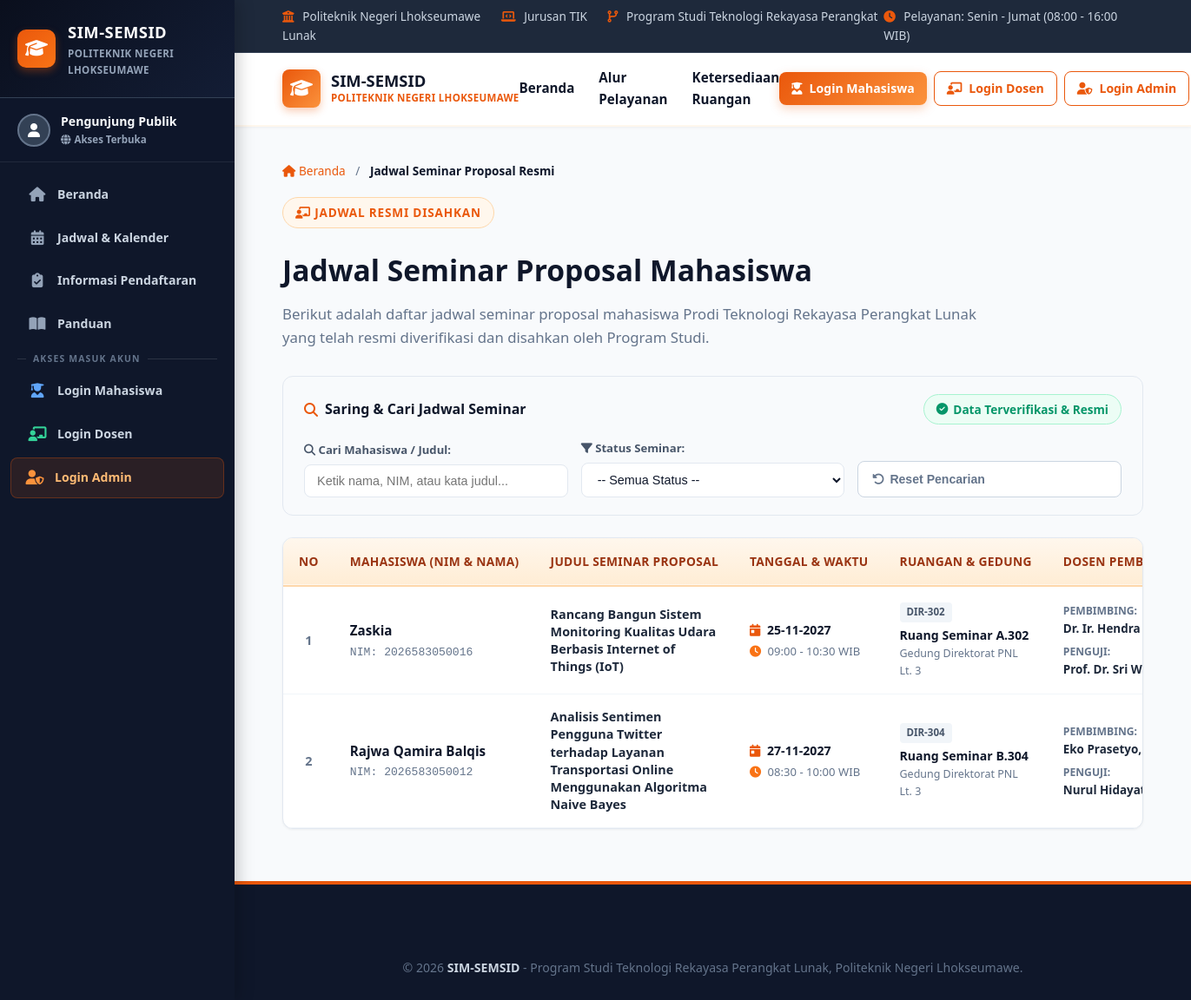
The page /jadwal_seminar.php on the database its author committed.
### tables this page shows
CREATE TABLE `pendaftaran_seminar_sidang` (
  `id` int(11) NOT NULL AUTO_INCREMENT,
  `mahasiswa_id` int(11) NOT NULL,
  `jenis` enum('Seminar Proposal','Sidang Akhir Skripsi') NOT NULL,
  `kategori` enum('seminar','sidang') NOT NULL,
  `judul` varchar(255) NOT NULL,
  `dosen_pembimbing_id` int(11) NOT NULL,
  `dosen_penguji_id` int(11) NOT NULL,
  `ruangan_id` int(11) DEFAULT NULL,
  `tanggal` date DEFAULT NULL,
  `jam_mulai` time DEFAULT NULL,
  `jam_selesai` time DEFAULT NULL,
  `status` enum('Menunggu Verifikasi','Terjadwal','Sedang Berlangsung','Selesai','Ditolak') NOT NULL DEFAULT 'Menunggu Verifikasi',
  `berkas_dokumen` varchar(255) DEFAULT NULL,
  `catatan` text DEFAULT NULL,
  `created_at` timestamp NOT NULL DEFAULT current_timestamp(),
  `updated_at` timestamp NOT NULL DEFAULT current_timestamp() ON UPDATE current_timestamp(),
  PRIMARY KEY (`id`),
  KEY `fk_pendaftaran_mhs` (`mahasiswa_id`),
  KEY `fk_pendaftaran_pembimbing` (`dosen_pembimbing_id`),
  KEY `fk_pendaftaran_penguji` (`dosen_penguji_id`),
  KEY `fk_pendaftaran_ruangan` (`ruangan_id`),
  CONSTRAINT `fk_pendaftaran_mhs` FOREIGN KEY (`mahasiswa_id`) REFERENCES `mahasiswa` (`id`) ON DELETE CASCADE,
  CONSTRAINT `fk_pendaftaran_pembimbing` FOREIGN KEY (`dosen_pembimbing_id`) REFERENCES `dosen` (`id`),
  CONSTRAINT `fk_pendaftaran_penguji` FOREIGN KEY (`dosen_penguji_id`) REFERENCES `dosen` (`id`),
  CONSTRAINT `fk_pendaftaran_ruangan` FOREIGN KEY (`ruangan_id`) REFERENCES `ruangan` (`id`) ON DELETE SET NULL
);

CREATE TABLE `mahasiswa` (
  `id` int(11) NOT NULL AUTO_INCREMENT,
  `nim` varchar(25) NOT NULL,
  `nama` varchar(100) NOT NULL,
  `tanggal_lahir` date DEFAULT NULL,
  `password` varchar(255) NOT NULL,
  `is_password_changed` tinyint(1) DEFAULT 0,
  `program_studi` varchar(100) DEFAULT 'Teknologi Rekayasa Perangkat Lunak',
  `email` varchar(100) DEFAULT NULL,
  `no_hp` varchar(20) DEFAULT NULL,
  `created_at` timestamp NOT NULL DEFAULT current_timestamp(),
  PRIMARY KEY (`id`),
  UNIQUE KEY `nim` (`nim`)
);

CREATE TABLE `ruangan` (
  `id` int(11) NOT NULL AUTO_INCREMENT,
  `kode_ruangan` varchar(30) NOT NULL,
  `nama_ruangan` varchar(100) NOT NULL,
  `gedung` varchar(100) NOT NULL,
  `kapasitas` int(11) NOT NULL DEFAULT 30,
  `fasilitas` text DEFAULT NULL,
  `status` enum('Tersedia','Sedang Digunakan','Sudah Dipesan') NOT NULL DEFAULT 'Tersedia',
  `created_at` timestamp NOT NULL DEFAULT current_timestamp(),
  PRIMARY KEY (`id`),
  UNIQUE KEY `kode_ruangan` (`kode_ruangan`)
);

CREATE TABLE `dosen` (
  `id` int(11) NOT NULL AUTO_INCREMENT,
  `nidn` varchar(30) NOT NULL,
  `nama_dosen` varchar(100) NOT NULL,
  `gelar_akademik` varchar(50) NOT NULL,
  `password` varchar(255) NOT NULL DEFAULT '',
  `program_studi` varchar(100) DEFAULT 'Teknologi Rekayasa Perangkat Lunak',
  `email` varchar(100) NOT NULL,
  `no_hp` varchar(25) NOT NULL,
  `status` enum('Aktif','Cuti','Tidak Aktif') DEFAULT 'Aktif',
  `kuota_maksimal` int(11) NOT NULL DEFAULT 8,
  `created_at` timestamp NOT NULL DEFAULT current_timestamp(),
  PRIMARY KEY (`id`),
  UNIQUE KEY `nidn` (`nidn`)
);

### jadwal_seminar.php (the view, shortened to what the rows shown need)
<?php
require_once 'koneksi.php';
$query = "SELECT p.*,
                 m.nim, m.nama AS nama_mhs, m.program_studi,
                 dp.nama_dosen AS nama_pembimbing, dp.gelar_akademik AS gelar_pembimbing,
                 du.nama_dosen AS nama_penguji, du.gelar_akademik AS gelar_penguji,
                 r.kode_ruangan, r.nama_ruangan, r.gedung
          FROM pendaftaran_seminar_sidang p
          JOIN mahasiswa m ON p.mahasiswa_id = m.id
          LEFT JOIN dosen dp ON p.dosen_pembimbing_id = dp.id
          LEFT JOIN dosen du ON p.dosen_penguji_id = du.id
          LEFT JOIN ruangan r ON p.ruangan_id = r.id
          WHERE (p.kategori = 'seminar' OR p.jenis = 'Seminar Proposal')
            AND p.status IN ('Terjadwal', 'Sedang Berlangsung', 'Selesai')
          ORDER BY p.tanggal ASC, p.jam_mulai ASC";
$result = mysqli_query($conn, $query);
$jadwal_list = [];
if ($result) {
    while ($row = mysqli_fetch_assoc($result)) {
        $jadwal_list[] = $row;
    }
}
?>
<!DOCTYPE html>
<html lang="id">
<head>
    <link rel="stylesheet" href="https://cdnjs.cloudflare.com/ajax/libs/font-awesome/6.4.0/css/all.min.css">
    <link rel="stylesheet" href="style.css">
</head>
<body>
    <?php
    include 'public_sidebar.php';
    ?>
    <div class="site-content-wrapper">
        <header class="navbar">
            <div class="container nav-container">
                <a href="index.php" class="logo-area">
                    <div class="logo-text">
                        <h1>SIM-SEMSID</h1>
                    </div>
                </a>
            </div>
        </header>
        <main style="padding: 40px 0 60px;">
            <div class="container">
                <div class="section-title" style="text-align: left; margin-bottom: 30px;">
                    <h2 style="margin-top: 10px;">Jadwal Seminar Proposal Mahasiswa</h2>
                </div>
                <div class="room-table-wrapper" style="box-shadow: var(--shadow-sm); border: 1px solid var(--border-color); border-radius: 12px; overflow: hidden; background: white;">
                    <table class="room-table" id="jadwalTable" style="margin: 0;">
                        <thead>
                            <tr>
                                <th style="width: 45px; text-align: center;">No</th>
                                <th>Mahasiswa (NIM & Nama)</th>
                                <th>Judul Seminar Proposal</th>
                                <th>Tanggal & Waktu</th>
                                <th>Ruangan & Gedung</th>
                                <th>Dosen Pembimbing & Penguji</th>
                            </tr>
                        </thead>
                        <tbody>
                            <?php if (empty($jadwal_list)): ?>
                                <tr>
                                    <td colspan="7" class="room-table-empty">
                                        <i class="fas fa-calendar-xmark" style="font-size: 2.2rem; color: #cbd5e1; margin-bottom: 8px;"></i>
                                        <strong>Belum ada jadwal seminar proposal yang disahkan saat ini.</strong>
                                        <p style="font-size: 0.85rem; margin-top: 4px; color: #64748b;">Silakan periksa kembali secara berkala.</p>
                                    </td>
                                </tr>
                            <?php else: ?>
                                <?php $no = 1; foreach ($jadwal_list as $j): ?>
                                    <?php
                                        $tgl_format = !empty($j['tanggal']) ? date('d-m-Y', strtotime($j['tanggal'])) : '-';
                                        $jam_format = (!empty($j['jam_mulai']) && !empty($j['jam_selesai'])) ? substr($j['jam_mulai'], 0, 5) . ' - ' . substr($j['jam_selesai'], 0, 5) . ' WIB' : '-';
                                    ?>
                                    <tr class="jadwal-row"
                                        data-keyword="<?= strtolower(htmlspecialchars($j['nama_mhs'] . ' ' . $j['nim'] . ' ' . $j['judul'] . ' ' . ($j['nama_ruangan'] ?? ''))); ?>"
                                        data-status="<?= htmlspecialchars($j['status']); ?>">
                                        <td style="text-align: center; font-weight: 700; color: #64748b;"><?= $no++; ?></td>
                                        <td>
                                            <strong style="color: var(--secondary); font-size: 0.95rem;"><?= htmlspecialchars($j['nama_mhs']); ?></strong>
                                            <div style="font-size: 0.82rem; color: #64748b; font-family: monospace; margin-top: 2px;">
                                                NIM: <?= htmlspecialchars($j['nim']); ?>
                                            </div>
                                        </td>
                                        <td style="max-width: 320px;">
                                            <div style="font-weight: 600; color: #1e293b; font-size: 0.9rem; line-height: 1.4;">
                                                <?= htmlspecialchars($j['judul']); ?>
                                            </div>
                                        </td>
                                        <td>
                                            <div style="font-weight: 600; color: #0f172a; font-size: 0.88rem;">
                                                <i class="fas fa-calendar-day" style="color: var(--primary); margin-right: 4px;"></i>
                                                <?= $tgl_format; ?>
                                            </div>
                                            <div style="font-size: 0.82rem; color: #64748b; margin-top: 3px;">
                                                <i class="fas fa-clock" style="color: #f97316; margin-right: 4px;"></i>
                                                <?= $jam_format; ?>
                                            </div>
                                        </td>
                                        <td>
                                            <?php if (!empty($j['nama_ruangan'])): ?>
                                                <span class="room-code-tag" style="margin-bottom: 4px;"><?= htmlspecialchars($j['kode_ruangan']); ?></span>
                                                <div style="font-weight: 600; font-size: 0.88rem; color: #0f172a;">
                                                    <?= htmlspecialchars($j['nama_ruangan']); ?>
                                                </div>
                                                <div style="font-size: 0.78rem; color: #64748b;">
                                                    <?= htmlspecialchars($j['gedung']); ?>
                                                </div>
                                            <?php else: ?>
                                                <span class="empty-val">Belum Ditentukan</span>
                                            <?php endif; ?>
                                        </td>
                                        <td>
                                            <div style="font-size: 0.84rem; margin-bottom: 4px;">
                                                <span style="color: #64748b; font-size: 0.76rem; text-transform: uppercase; font-weight: 700;">Pembimbing:</span><br>
                                                <strong><?= htmlspecialchars(($j['nama_pembimbing'] ?? '-') . (!empty($j['gelar_pembimbing']) ? ', ' . $j['gelar_pembimbing'] : '')); ?></strong>
                                            </div>
                                            <div style="font-size: 0.84rem;">
                                                <span style="color: #64748b; font-size: 0.76rem; text-transform: uppercase; font-weight: 700;">Penguji:</span><br>
                                                <strong><?= htmlspecialchars(($j['nama_penguji'] ?? '-') . (!empty($j['gelar_penguji']) ? ', ' . $j['gelar_penguji'] : '')); ?></strong>
                                            </div>
                                        </td>
                                    </tr>
                                <?php endforeach; ?>
                            <?php endif; ?>
                        </tbody>
                    </table>
                </div>
            </div>
        </main>
    </div>
</body>
</html>

### rows shown on the page
pendaftaran_seminar_sidang: mahasiswa.nama "Zaskia", mahasiswa.nim "2026583050016", judul "Rancang Bangun Sistem Monitoring Kualitas Udara Berbasis Internet of Things (IoT)", tanggal "25-11-2027", jam_format "09:00 - 10:30 WIB", ruangan.kode_ruangan "DIR-302", ruangan.nama_ruangan "Ruang Seminar A.302", ruangan.gedung "Gedung Direktorat PNL Lt. 3", dosen_pembimbing.gelar_akademik "Dr. Ir. Hendra…", dosen_penguji.gelar_akademik "Prof. Dr. Sri…"
pendaftaran_seminar_sidang: mahasiswa.nama "Rajwa Qamira Balqis", mahasiswa.nim "2026583050012", judul "Analisis Sentimen Pengguna Twitter terhadap Layanan Transportasi Online Menggunakan Algoritma Naive Bayes", tanggal "27-11-2027", jam_format "08:30 - 10:00 WIB", ruangan.kode_ruangan "DIR-304", ruangan.nama_ruangan "Ruang Seminar B.304", ruangan.gedung "Gedung Direktorat PNL Lt. 3", dosen_pembimbing.gelar_akademik "Eko Prasetyo,…", dosen_penguji.gelar_akademik "Nurul…"
